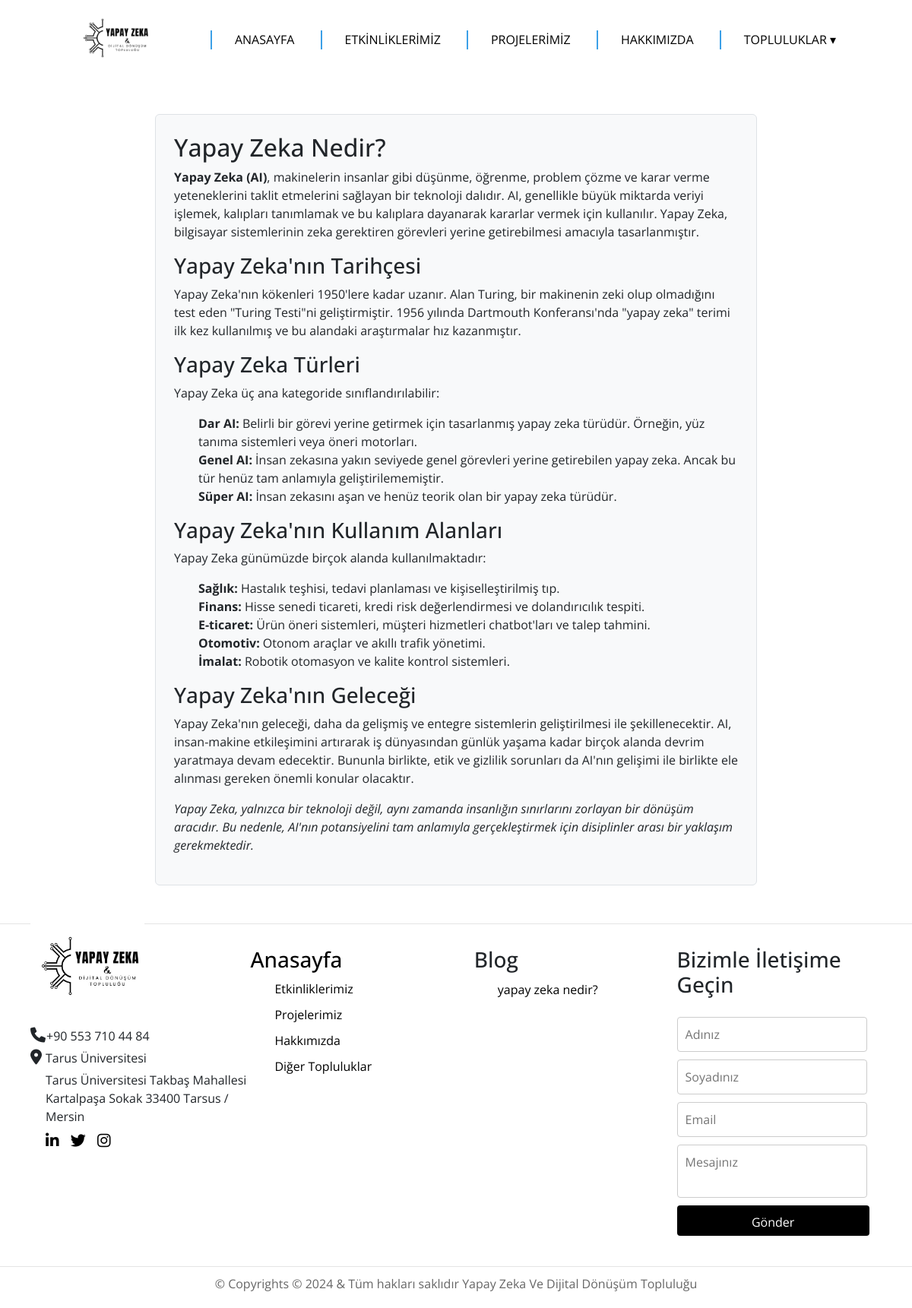
/blog/yapay-zeka-nedir/, run on the app's committed database.
### mainpage/models.py (models this page shows, shortened)
class SiteContent(models.Model):
    divider_image_1 = models.ImageField(upload_to='site_images/', blank=True, null=True)
    divider_image_2 = models.ImageField(upload_to='site_images/', blank=True, null=True)
    logo = models.ImageField(upload_to='site_images/', blank=True, null=True)
    contact_number = models.CharField(max_length=20, blank=True, null=True)
    address = models.TextField(blank=True, null=True)
    about_us = models.TextField(blank=True, null=True)
    vision = models.TextField(blank=True, null=True)

class Blog(models.Model):
    title = models.CharField(max_length=200)
    content = RichTextField()
    slug = models.SlugField(unique=True)
    created_at = models.DateTimeField(auto_now_add=True)

### mainpage/views.py (the view)
# urls.py: path('blog/<slug:slug>/', views.blog_detail, name='blog_detail'),
def blog_detail(request, slug):
    blog = get_object_or_404(Blog, slug=slug)
    blogs = Blog.objects.all()
    site_content = SiteContent.objects.first()
    return render(request, 'blog_detail.html', {'blog': blog,'blogs': blogs, 'site_content': site_content})

### mainpage/templates/blog_detail.html
{% extends 'layout.html' %}
{% block content %}
<div style="margin-bottom: 50px;">
    <div class="row">
        <div class="col-lg-8 offset-lg-2">
            <div class="blog-content p-4 bg-light border rounded" style="margin-top: 50px;">
                {{ blog.content|safe }}
            </div>
        </div>
    </div>
</div>
{% endblock %}

### templates/partials/_navbar.html (shortened to what this page needs)
<nav role="navigation" class="primary-navigation">
    <div class="navcont">
        <img src="{{ site_content.logo.url }}" alt="Logo" width="100px" style="margin-left: 100px;">
  <div class="menu">
    <ul id="img-ul">
      <li><a href="{% url 'home' %}">ANASAYFA</a></li>
      <li><a href="">ETKİNLİKLERİMİZ</a></li>
      <li><a href="#">PROJELERİMİZ</a></li>
      <li><a href="#">HAKKIMIZDA</a></li>
      <li><a href="#">TOPLULUKLAR &dtrif;</a>
      </li>
    </ul>
  </div>
    </div>
</nav>

### templates/partials/_footer.html
<footer>
    <div class="footer-container">
        <div class="footer-left">
            <img src="{{ site_content.logo.url }}" alt="Logo" width="150px" style="margin-top: -50px;">
            <p> <i class="fa-solid fa-phone" id="telefonlogo"></i>{{ site_content.contact_number }}</p>
            <p id="p4"> <i class="fa-solid fa-location-dot" id="konumlogo"></i>Tarus Üniversitesi</p>
            <p class="p1">{{ site_content.address }}</p>
            <div class="social-media">
                <a href="https://www.linkedin.com/in/yapay-zeka-ve-dijital-d%C3%B6n%C3%BC%C5%9F%C3%BCm-toplulu%C4%9Fu-16898a317/" target="_blank" class="social-icon"><i class="fab fa-linkedin-in"></i></a>
                <a href="https://x.com/TauYapayZeka" target="_blank" class="social-icon"><i class="fab fa-twitter"></i></a>
                <a href="https://instagram.com" target="_blank" class="social-icon"><i class="fab fa-instagram"></i></a>
            </div>
        </div>
        <div class="footer-center">
            <a href="{% url 'home' %}"><h3 id="div-anasayfa">Anasayfa</h3></a>
            <ul>
                <li><a href="#">Etkinliklerimiz</a></li>
                <li><a href="#">Projelerimiz</a></li>
                <li><a href="#">Hakkımızda</a></li>
                <li><a href="#">Diğer Topluluklar</a></li>
            </ul>
        </div>
        <div class="blog">
            <h3 id="blog">Blog</h3>
            <ul id="h3-li">
                {% for blog in blogs %}
                <li class="blog-li-elemanlar"><a href="{% url 'blog_detail' blog.slug %}">{{ blog.title }}</a></li>
                {% endfor %}
            </ul>
        </div>
        <div class="footer-right">
            <form>
                <h3 id="iletişim">Bizimle İletişime Geçin</h3>
                <input type="text" placeholder="Adınız" required class="form">
                <input type="text" placeholder="Soyadınız" required class="form">
                <input type="email" placeholder="Email" required class="form">
                <textarea placeholder="Mesajınız" required class="form"></textarea>
                <button type="submit" id="buton">Gönder</button>
            </form>
        </div>
    </div>
    <div class="footer-bottom">
        <p>© Copyrights © 2024 & Tüm hakları saklıdır Yapay Zeka Ve Dijital Dönüşüm Topluluğu</p>
    </div>
</footer>

### static/css/style.css (style rules this page uses)
* { font-family: "Open Sans", sans-serif; }
body { margin: 0; font-family: Arial, sans-serif; }
li { list-style-type:none ; }
* { margin: 0; padding: 0; box-sizing: border-box; }
footer { background-color: #fff; padding: 20px 0; border-top: 1px solid #e4e4e4; }
.footer-container { display: flex; justify-content: space-between; align-items: flex-start; max-width: 1200px; margin: 0 auto; padding: 20px; margin-top: -10px; }
.footer-left, .footer-center, .footer-right { flex: 1; }
.footer-left p { margin: 5px 0; }
.social-media a { margin-right: 10px; }
.footer-center h3, .footer-right h3 { margin-bottom: 10px; }
.footer-center ul, .footer-right ul { list-style: none; }
.footer-center ul li, .footer-right ul li { margin-bottom: 10px; }
.footer-center ul li a, .footer-right ul li a { color: black; text-decoration: none; }
footer form { display: flex; flex-direction: column; }
footer form input, footer form textarea { margin-bottom: 10px; padding: 10px; border: 1px solid #ccc; border-radius: 4px; width: 100%; max-width: 300px; }
footer form button { padding: 10px; border: none; background-color: black; color: white; border-radius: 4px; cursor: pointer; }
.footer-bottom { text-align: center; margin-top: 20px; padding-top: 10px; border-top: 1px solid #e4e4e4; }
.footer-bottom p { margin: 0; color: #666; }
textarea { resize: none; }
.form { width: 250px; }
#buton { width: 253px; height: 40px; }
.footer-left { margin-left: 20px; }
a { text-decoration: none; color: black; }
.blog-li-elemanlar { padding: 4px; }
#blog { margin-left: 5px; display: inline-block; }
#div-anasayfa { margin-left: 0px; display: inline-block; }
#telefonlogo { display: inline-block; padding-right: 1px; font-size: 20px; }
#konumlogo { display: inline-block; padding-right: 5px; font-size: 20px; }
.p1 { padding-left: 20px; }
#iletişim { margin-bottom: 25px; }
#h3-li { margin-right: 100px; margin-top: -1px; }
.social-media { margin-left: 20px; font-size: 20px; }
nav.primary-navigation { position: relative; }
#img-ul { position: absolute; right: 70px; top: 40px; list-style: none; margin: 0; padding: 0; }
nav.primary-navigation ul { list-style: none; margin: 0; padding: 0; text-align: center; font-size: 16px; }
nav.primary-navigation ul li { display: inline-block; padding: 0 30px; position: relative; text-decoration: none; font-family: "arvo"; border-left: 2px solid #3ca0e7; }
nav.primary-navigation ul li a { color: black; text-decoration: none; }

### data on the page
SiteContent: logo (picture), contact_number "+90 553 710 44 84", address "Tarus Üniversitesi Takbaş Mahallesi Kartalpaşa Sokak 33400 Tarsus / Mersin"
Blog: content "Yapay Zeka Nedir? Yapay Zeka (AI) , makinelerin insanlar gibi düşünme, öğrenme, problem çözme ve karar verme yeteneklerini taklit etmelerini sağlayan bir teknoloji dalıdır. AI, genellikle büyük miktarda veriyi işlemek, kalıpları tanımlamak ve bu kalıplara dayanarak kararlar vermek için kullanılır. Yapay Zeka, bilgisayar sistemlerinin zeka gerektiren görevleri yerine getirebilmesi amacıyla tasarlanmıştır. Yapay Zeka'nın Tarihçesi Yapay Zeka'nın kökenleri 1950'lere kadar uzanır. Alan Turing, bir makinenin zeki olup olmadığını test eden \"Turing Testi\"ni geliştirmiştir. 1956 yılında Dartmouth Konferansı'nda \"yapay zeka\" terimi ilk kez kullanılmış ve bu alandaki araştırmalar hız kazanmıştır.…", title "yapay zeka nedir?"
